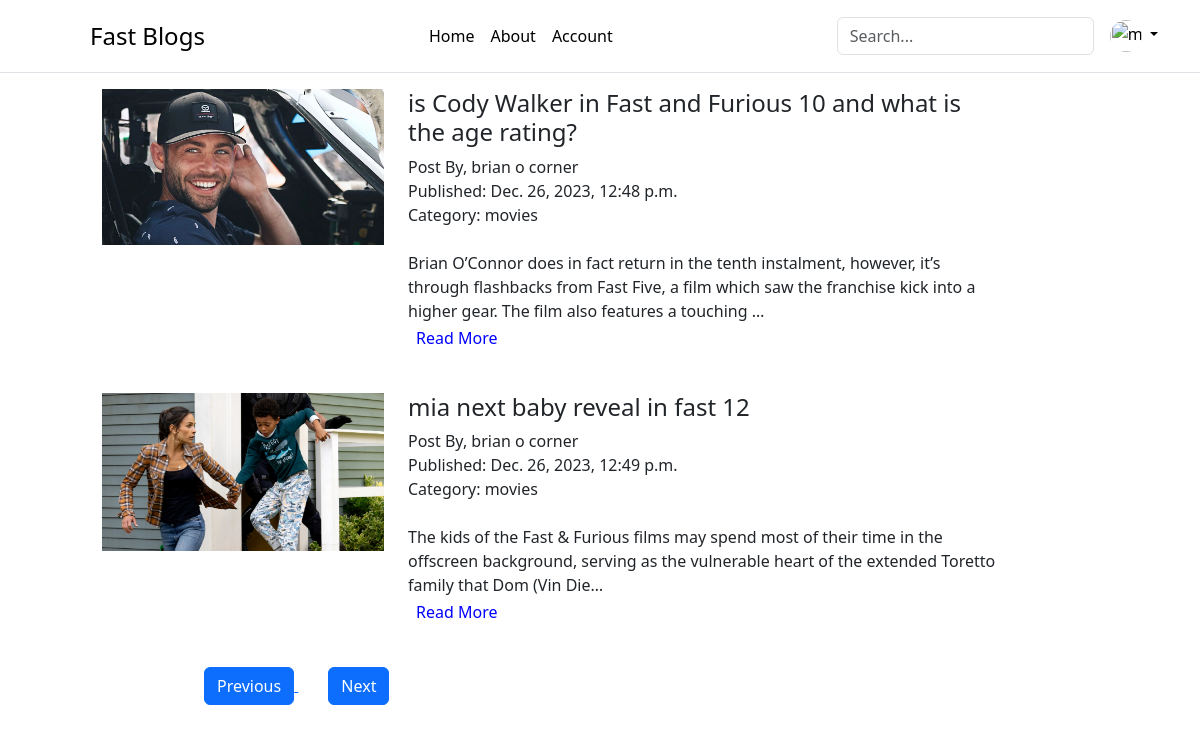
Screenshot of /?page=2 with the database file from the repository.
### core/models.py (models this page shows, shortened)
class Post(models.Model):
    post_title = models.CharField(max_length=255)
    post_author = models.ForeignKey(User, on_delete=models.CASCADE)
    post_body = models.TextField()
    post_thumbnail_img = models.ImageField(upload_to="media/posts/")
    post_body_img = models.ImageField(upload_to="media/posts")
    post_category = models.ForeignKey(Category, on_delete=models.CASCADE)
    date_published = models.DateTimeField()
    likes = models.ManyToManyField(User,related_name="like", null=True)

class User(AbstractBaseUser, PermissionsMixin):
    first_name = models.CharField(max_length=15)
    last_name = models.CharField(max_length=15)
    email = models.EmailField(max_length=200, unique=True)
    is_active = models.BooleanField(default=True)
    is_author = models.BooleanField(default=False)
    is_staff = models.BooleanField(default=False)
    is_superuser = models.BooleanField(default=False)
    objects = UserManager()
    USERNAME_FIELD = "email"
    REQUIRED_FIELDS = ["first_name", "last_name"]

class Category(models.Model):
    cat_name = models.CharField(max_length=100,unique=True)

### posts/views.py (the view)
# urls.py: path('',AllPostsView),
def AllPostsView(request):
        post = Post.objects.select_related('post_author').select_related('post_category')
        paginator = Paginator(post, 2)
        page_number = request.GET.get("page")
        page_obj = paginator.get_page(page_number)
        return render(request,"posts.html",context={"post": page_obj})

### posts/templates/posts.html (shortened to what this page needs)
{% extends 'base.html' %}
{% block main %}
{% for x in post %}
<div class="row">
    <div class="col-1"></div>
    <div class="col-3">
        <img src="{{x.post_thumbnail_img}}" class="img-fluid" alt="Responsive image" style="">
    </div>
    <div class="col-6">
        <h4>{{x.post_title}}</h4>
        <font>
            Post By, {{x.post_author.first_name}} {{x.post_author.last_name}}
            <br>
            Published: {{x.date_published}}
            <br>
            Category: {{x.post_category.cat_name}}
            <br> <br>
            {{ x.post_body | truncatechars:200 }}
        </font>
        <form method="get" action="{% url 'post-view' %}">
            <button type="submit" style="border: 2px solid white;background-color: white;color: blue;">
                Read More
            </button>
        </form>
    </div>
    <div class="col-1"></div>
</div>
{% endfor %}
<div class="row">
    <div class="col-2"></div>
    <div class="col-8">
        {%if post.has_previous %}
        <a href="?page={{post.previous_page_number}}">
            <button class="btn btn-primary">Previous</button>
        </a>
    {% endif %}
    {%if post.has_next %}
        <a href="?page={{post.next_page_number}}">
            <button class="btn btn-primary" style="margin-left: 30px;">Next</button>
        </a>
    {% endif %}
    </div>
    <div class="col-2"></div>
</div>
{% endblock %}

### rows the page displays
Post: post_thumbnail_img (picture), post_title "is Cody Walker in Fast and Furious 10 and what is the age rating?", post_author.first_name "brian o", post_author.last_name "corner", date_published "Dec. 26, 2023, 12:48 p.m.", post_category.cat_name "movies", post_body "Brian O’Connor does in fact return in the tenth instalment, however, it’s through flashbacks from Fast Five, a film which saw the franchise kick into a higher gear. The film also features a touching …"
Post: post_thumbnail_img (picture), post_title "mia next baby reveal in fast 12", post_author.first_name "brian o", post_author.last_name "corner", date_published "Dec. 26, 2023, 12:49 p.m.", post_category.cat_name "movies", post_body "The kids of the Fast & Furious films may spend most of their time in the offscreen background, serving as the vulnerable heart of the extended Toretto family that Dom (Vin Die…"
